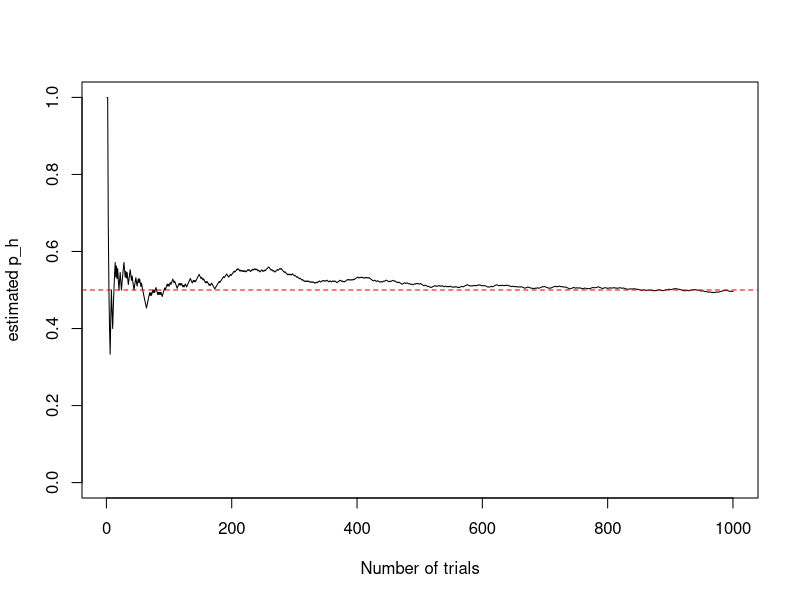

Write the R code that produced this figure.
## ---- chunk 1
knitr::opts_chunk$set(echo = TRUE)
## ---- chunk 2
p_h = 0.5
n = 1000
results = c()
proportion_h = c()
for(i in 1:n){
  # the choices are head or tail, you pick one, with the pribability 50-50
  results = c(results, sample(c("H", "T"), 1, prob=c(0.5, 0.5)))
  proportion_h = c(proportion_h, sum(results=="H")/length(results))
  
}

plot(proportion_h, xlab="Number of trials", ylab="estimated p_h", ylim=c(0,1), type="l")
abline(h=0.5, col='red', lty='dashed')
